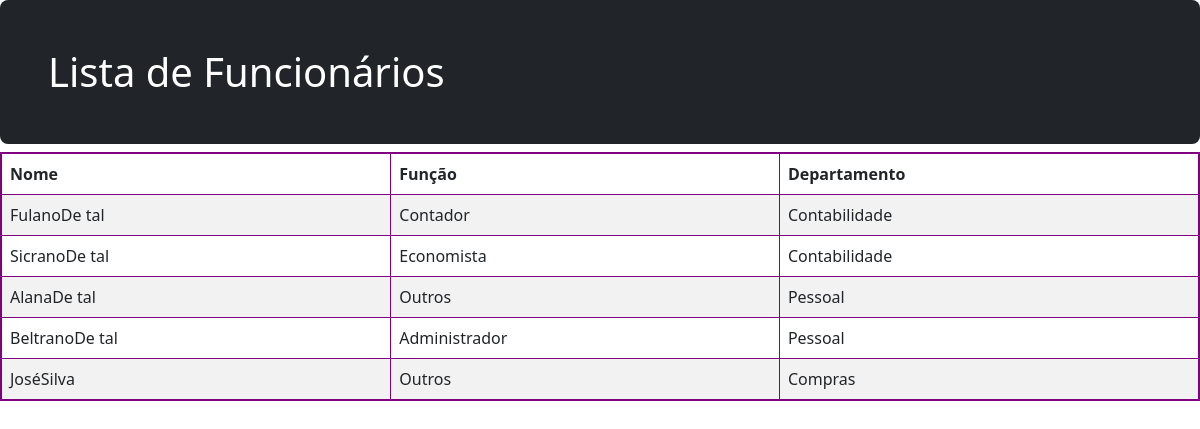
The page / on the database its author committed.
### core/models.py (models this page shows)
class Funcionario(models.Model):
    TIPOS_FUNC = (
        ('Contador', 'CONTADOR'),
        ('Administrador', 'ADMINISTRADOR'),
        ('Economista', 'ECONOMISTA'),
        ('Outros', 'OUTROS'),
    )
    nome = models.CharField('Nome', max_length=50)
    sobrenome = models.CharField('Sobrenome', max_length=70)
    funcao = models.CharField('Função', max_length=13, choices=TIPOS_FUNC)
    depto = models.ForeignKey(Depto, on_delete=models.CASCADE, verbose_name='funcionarios')
    class Meta:
        verbose_name = 'Funcionário'
        verbose_name_plural = 'Funcionários'
        ordering = ['depto', 'nome']
    def __str__(self):
        return self.nome + '' + self.sobrenome

class Depto(models.Model):
    nome = models.CharField('Nome', max_length=50)
    andar = models.IntegerField('Andar')
    ramal = models.IntegerField('Ramal')
    class Meta:
        verbose_name = 'Departamento'
        verbose_name_plural = 'Departamentos'
    def __str__(self):
        return self.nome

### core/views.py (the view)
# urls.py: path('', ListarFuncionariosListView.as_view(),
class ListarFuncionariosListView(ListView):
    model = Funcionario
    template_name = 'listarfunc.html'
    context_object_name = 'funcionarios'

### core/templates/listarfunc.html (shortened to what this page needs)
{% extends 'base.html' %}
{% block conteudo %}
<h1 class="h-100 p-5 text-white bg-dark rounded-3">
  Lista de Funcionários
</h1>
<table style="border: 2px solid purple" class="table table-bordered table-striped">
  <thead>
    <tr>
      <th>Nome</th>
      <th>Função</th>
      <th>Departamento</th>
    </tr>
  </thead>
  <tbody>
    {% for f in funcionarios %}
    <tr>
      <td>{{ f }}</td>
      <td>{{ f.funcao }}</td>
      <td>{{ f.depto }}</td>
    </tr>
    {% endfor %}
  </tbody>
</table>
{% endblock %}

### core/templates/base.html (shortened to what this page needs)
{% load static %}
<!DOCTYPE html>
<html lang="pt-br">
<head>
    <link href="{% static 'css/bootstrap.min.css' %}" rel="stylesheet">
</head>
<body>
    {% block conteudo %}
    {% endblock %}
</body>
</html>

### rows shown on the page
Funcionario: nome+sobrenome "FulanoDe tal", funcao "Contador", depto "Contabilidade"
Funcionario: nome+sobrenome "SicranoDe tal", funcao "Economista", depto "Contabilidade"
Funcionario: nome+sobrenome "AlanaDe tal", funcao "Outros", depto "Pessoal"
Funcionario: nome+sobrenome "BeltranoDe tal", funcao "Administrador", depto "Pessoal"
Funcionario: nome+sobrenome "JoséSilva", funcao "Outros", depto "Compras"
